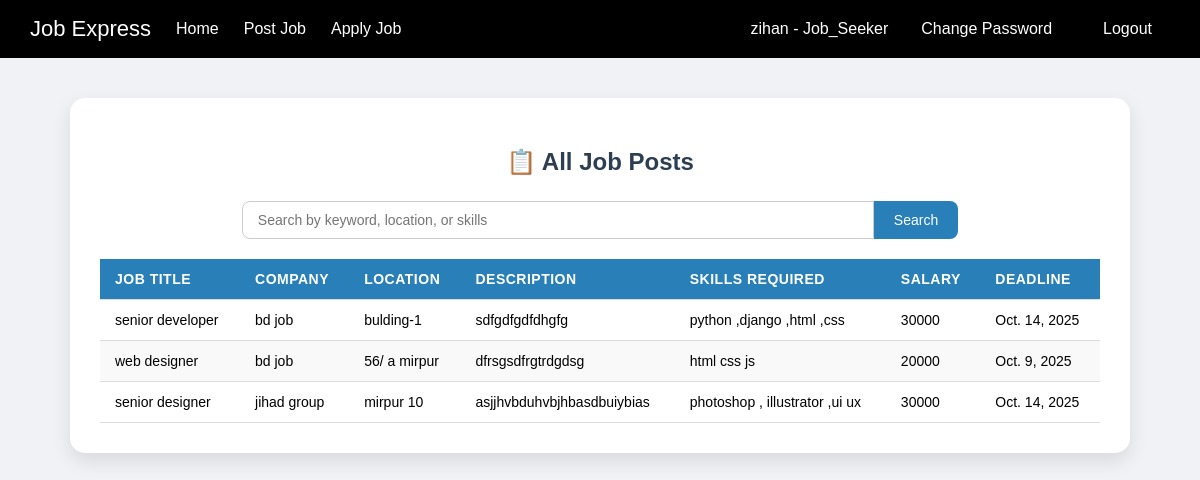
Screenshot of /jobPostPage/ (signed in) with the database file from the repository.
### blog_app/models.py (models this page shows, shortened)
class UserInfoModel(AbstractUser):
    user=[
        ('Employee','Employee' ),
        ('Job_Seeker','Job_Seeker'),
    ]
    user_type=models.CharField(choices=user , max_length=30,null=True)

class employeeModel(models.Model):
    job_title = models.CharField(max_length=200, null=True)
    company_name = models.CharField(max_length=200, null=True)
    location = models.CharField(max_length=200, null=True)
    description = models.TextField()
    skills_required = models.TextField()
    salary = models.CharField(max_length=100,null=True)
    application_deadline = models.DateField()

### blog_app/views.py (the view)
# urls.py: path('jobPostPage/',jobPostPage,name='jobPostPage'),
@login_required
def jobPostPage(request):
    query = request.GET.get('query', '')
    if query:
        jobs = employeeModel.objects.filter(
            job_title__icontains=query
        ) | employeeModel.objects.filter(
            location__icontains=query
        ) | employeeModel.objects.filter(
            skills_required__icontains=query
        )
    else:
        jobs = employeeModel.objects.all()
    return render(request, 'job/job_post.html', {'job_data': jobs})

### template/job/job_post.html (shortened to what this page needs)
{% extends 'master/base.html' %}
{% block body %}
<!DOCTYPE html>
<html lang="en">
<head>
</head>
<body>
<div class="job-table-container">
    <h2>📋 All Job Posts</h2>
{% if request.user.user_type == 'Job_Seeker' %}
    <form class="search-form" method="GET" action="{% url 'jobPostPage' %}">
        <input type="text" name="query" placeholder="Search by keyword, location, or skills" value="{{ request.GET.query }}">
        <button type="submit">Search</button>
    </form>
{% endif %}
    <table class="job-table">
        <thead>
            <tr>
                <th>Job Title</th>
                <th>Company</th>
                <th>Location</th>
                <th>Description</th>
                <th>Skills Required</th>
                <th>Salary</th>
                <th>Deadline</th>
            </tr>
        </thead>
        <tbody>
            {% for i in job_data %}
            <tr>
                <td>{{ i.job_title }}</td>
                <td>{{ i.company_name }}</td>
                <td>{{ i.location }}</td>
                <td>{{ i.description }}</td>
                <td>{{ i.skills_required }}</td>
                <td>{{ i.salary }}</td>
                <td>{{ i.application_deadline }}</td>
            </tr>
            {% endfor %}
        </tbody>
    </table>
</div>
<br><br><br><br><br><br><br><br>
</body>
</html>
{% endblock body %}

### template/master/nav.html (shortened to what this page needs)
<div class="navbar">
  <div class="nav-left">
    <div class="nav-logo"><a href="{% url 'homePage' %}">Job Express</a></div>
    <a href="{% url 'homePage' %}">Home</a>
    <a href="{% url 'jobPostPage' %}">Post Job</a>
    <a href="{% url 'applyJob' %}">Apply Job</a>
  </div>
  <div class="nav-right">
    {% if request.user.user_type %}
    <span>{{ request.user.username }} - {{ request.user.user_type }}</span>
      <a href="{% url 'changePassword' %}" class="login-btn">Change Password</a>
      <a href="{% url 'logoutPage' %}" class="login-btn">Logout</a>
    {% else %}
      <a href="{% url 'loginPage' %}" class="login-btn">Log in</a>
      <a href="{% url 'registerPage' %}" class="signup-btn">Sign up</a>
    {% endif %}
  </div>
</div>

### template/master/base.html (style rules this page uses)
body { margin: 0; padding: 0; font-family: "Poppins", sans-serif; background: #f0f2f5; }
.navbar { display: flex; justify-content: space-between; align-items: center; background-color: #000; padding: 12px 30px; color: white; flex-wrap: wrap; }
.nav-left { display: flex; align-items: center; gap: 25px; }
.nav-left a { color: white; text-decoration: none; font-weight: 500; transition: 0.3s; }
.nav-right { display: flex; align-items: center; gap: 15px; }
.nav-right a { text-decoration: none; padding: 8px 18px; border-radius: 25px; font-weight: 500; transition: 0.3s; }
.nav-right .login-btn { color: white; }
.nav-logo { font-size: 22px; font-weight: 700; }

### template/job/job_post.html (style rules this page uses)
.job-table-container { background: #fff; width: 95%; max-width: 1000px; margin: 40px auto; padding: 30px; border-radius: 15px; box-shadow: 0 8px 20px rgba(0, 0, 0, 0.1); font-family: "Poppins", sans-serif; }
.job-table-container h2 { text-align: center; margin-bottom: 25px; color: #2c3e50; }
.search-form { display: flex; justify-content: center; margin-bottom: 20px; }
.search-form input[type="text"] { width: 60%; padding: 10px 15px; border: 1px solid #ccc; border-radius: 8px 0 0 8px; font-size: 14px; outline: none; }
.search-form button { padding: 10px 20px; border: none; background-color: #2980b9; color: white; font-size: 14px; border-radius: 0 8px 8px 0; cursor: pointer; transition: background 0.3s ease; }
.job-table { width: 100%; border-collapse: collapse; }
.job-table th, .job-table td { padding: 12px 15px; text-align: left; border-bottom: 1px solid #ddd; font-size: 14px; }
.job-table th { background-color: #2980b9; color: white; text-transform: uppercase; letter-spacing: 0.5px; }
.job-table tr:nth-child(even) { background-color: #f9f9f9; }

### rows the page displays
UserInfoModel: user.username "zihan", user.user_type "Job_Seeker"
employeeModel: job_title "senior developer", company_name "bd job", location "bulding-1", description "sdfgdfgdfdhgfg", skills_required "python ,django ,html ,css", salary "30000", application_deadline "Oct. 14, 2025"
employeeModel: job_title "web designer", company_name "bd job", location "56/ a mirpur", description "dfrsgsdfrgtrdgdsg", skills_required "html css js", salary "20000", application_deadline "Oct. 9, 2025"
employeeModel: job_title "senior designer", company_name "jihad group", location "mirpur 10", description "asjjhvbduhvbjhbasdbuiybias", skills_required "photoshop , illustrator ,ui ux", salary "30000", application_deadline "Oct. 14, 2025"
